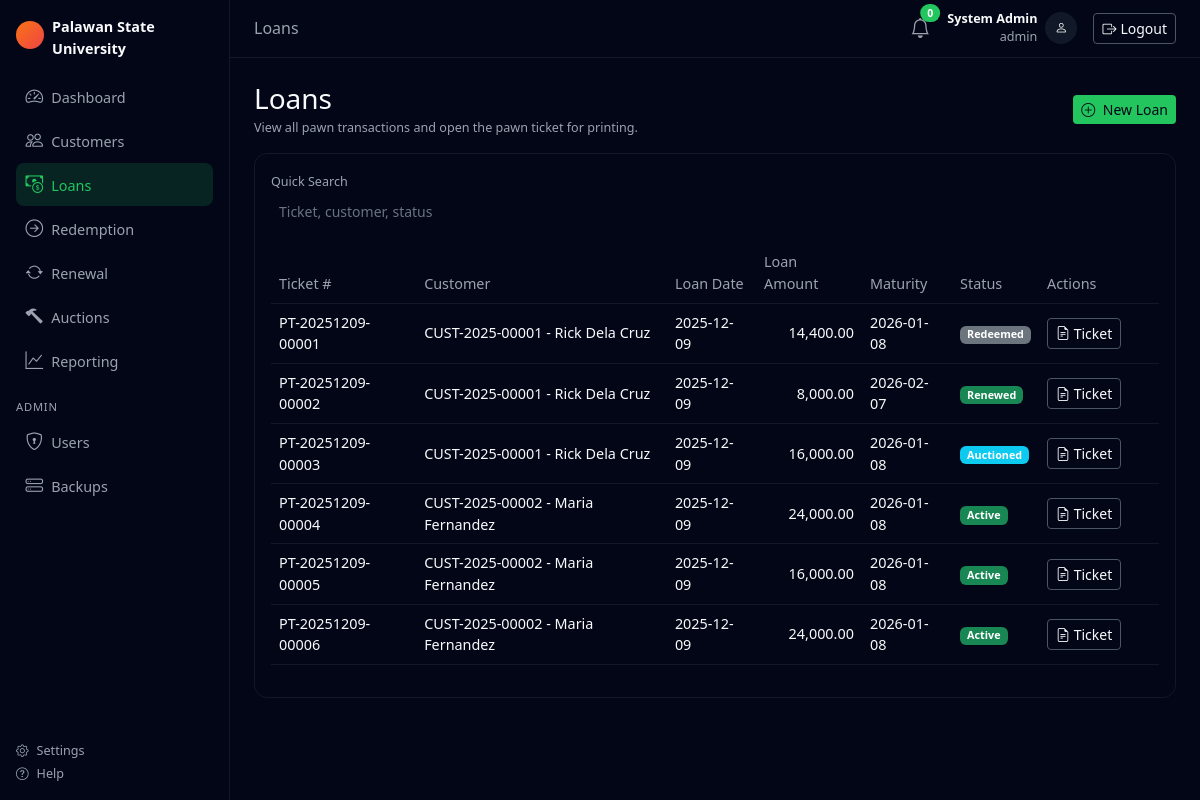
/public/pawns/list.php (signed in), run on the app's committed database.
### tables this page shows
CREATE TABLE `pawn_transactions` (
  `transaction_id` int(10) unsigned NOT NULL AUTO_INCREMENT,
  `pawn_ticket_number` varchar(30) NOT NULL,
  `customer_id` int(10) unsigned NOT NULL,
  `appraiser_id` int(10) unsigned NOT NULL,
  `transaction_date` date NOT NULL,
  `loan_amount` decimal(12,2) NOT NULL,
  `interest_rate` decimal(5,2) NOT NULL,
  `maturity_date` date NOT NULL,
  `grace_period_end` date NOT NULL,
  `status` enum('active','redeemed','renewed','expired','auctioned','sold','inventory') NOT NULL DEFAULT 'active',
  `created_at` datetime NOT NULL DEFAULT current_timestamp(),
  `updated_at` datetime NOT NULL DEFAULT current_timestamp() ON UPDATE current_timestamp(),
  PRIMARY KEY (`transaction_id`),
  UNIQUE KEY `pawn_ticket_number` (`pawn_ticket_number`),
  KEY `fk_pawn_appraiser` (`appraiser_id`),
  KEY `idx_pawn_customer` (`customer_id`),
  KEY `idx_pawn_status` (`status`),
  KEY `idx_pawn_maturity` (`maturity_date`),
  CONSTRAINT `fk_pawn_appraiser` FOREIGN KEY (`appraiser_id`) REFERENCES `users` (`user_id`),
  CONSTRAINT `fk_pawn_customer` FOREIGN KEY (`customer_id`) REFERENCES `customers` (`customer_id`)
);

### public/pawns/list.php (the view, shortened to what this page needs)
<?php
$pageTitle = 'Loans';
$db = (new Database())->getConnection();
$sql = "SELECT
            pt.transaction_id,
            pt.pawn_ticket_number,
            pt.transaction_date,
            pt.loan_amount,
            pt.maturity_date,
            pt.status,
            c.customer_code,
            CONCAT(c.first_name, ' ', c.last_name) AS customer_name
        FROM pawn_transactions pt
        JOIN customers c ON pt.customer_id = c.customer_id
        ORDER BY pt.transaction_date DESC";
$loans = $db->query($sql)->fetchAll();
require_once __DIR__ . '/../../includes/header.php';
require_once __DIR__ . '/../../includes/sidebar.php';
?>
<div class="d-flex justify-content-between align-items-center mb-3">
    <div>
        <h3 class="mb-0">Loans</h3>
        <small class="text-muted">
            View all pawn transactions and open the pawn ticket for printing.
        </small>
    </div>
    <a href="create.php" class="btn btn-teal btn-sm">
        <i class="bi bi-plus-circle me-1"></i> New Loan
    </a>
</div>
<div class="card">
    <div class="card-body">
        <div class="row mb-3">
            <div class="col-md-4">
                <label class="form-label small text-muted mb-1">Quick Search</label>
                <input id="loanSearch" type="text"
                       class="form-control form-control-sm bg-dark-2 border-0"
                       placeholder="Ticket, customer, status">
            </div>
        </div>
        <div class="table-responsive">
            <table class="table table-hover align-middle" id="loansTable" style="width:100%;">
                <thead>
                <tr>
                    <th>Ticket #</th>
                    <th>Customer</th>
                    <th>Loan Date</th>
                    <th>Loan Amount</th>
                    <th>Maturity</th>
                    <th>Status</th>
                    <th style="width: 120px;">Actions</th>
                </tr>
                </thead>
                <tbody>
                <?php foreach ($loans as $row): ?>
                    <tr>
                        <td><?php echo htmlspecialchars($row['pawn_ticket_number']); ?></td>
                        <td><?php echo htmlspecialchars($row['customer_code'] . ' - ' . $row['customer_name']); ?></td>
                        <td><?php echo htmlspecialchars($row['transaction_date']); ?></td>
                        <td class="text-end"><?php echo number_format($row['loan_amount'], 2); ?></td>
                        <td><?php echo htmlspecialchars($row['maturity_date']); ?></td>
                        <td>
                            <?php
                            $status = $row['status'];
                            $badge = 'secondary';
                            if ($status === 'active' || $status === 'renewed') $badge = 'success';
                            if ($status === 'auctioned') $badge = 'info';
                            if ($status === 'redeemed') $badge = 'secondary';
                            ?>
                            <span class="badge bg-<?php echo $badge; ?>">
                                <?php echo htmlspecialchars(ucfirst($status)); ?>
                            </span>
                        </td>
                        <td>
                            <a href="view.php?ticket=<?php echo urlencode($row['pawn_ticket_number']); ?>"
                               class="btn btn-outline-secondary btn-sm">
                                <i class="bi bi-file-earmark-text"></i> Ticket
                            </a>
                        </td>
                    </tr>
                <?php endforeach; ?>
                </tbody>
            </table>
        </div>
    </div>
</div>
<?php require_once __DIR__ . '/../../includes/footer.php'; ?>

### includes/header.php (shortened to what this page needs)
<!DOCTYPE html>
<html lang="en">
<head>
    <link href="https://cdn.jsdelivr.net/npm/bootstrap@5.3.3/dist/css/bootstrap.min.css" rel="stylesheet">
    <link href="https://cdn.datatables.net/1.13.8/css/dataTables.bootstrap5.min.css" rel="stylesheet">
    <link href="https://cdn.jsdelivr.net/npm/bootstrap-icons@1.11.3/font/bootstrap-icons.css" rel="stylesheet">
    <link rel="stylesheet" href="<?php echo BASE_URL; ?>/assets/css/custom.css">
</head>
<body class="bg-body-dark text-body-light">

### includes/sidebar.php
<?php
$current = $_SERVER['SCRIPT_NAME'] ?? '';
$role    = $_SESSION['role'] ?? '';
function is_active(string $needle, string $current): string {
    return str_contains($current, $needle) ? ' active' : '';
}
?>
<div class="app-shell d-flex">
    <aside class="app-sidebar d-flex flex-column">
        <div class="sidebar-header d-flex align-items-center mb-3">
            <div class="brand-icon me-2">
                <span class="brand-dot"></span>
            </div>
            <div class="brand-text fw-semibold">
                Palawan State University
            </div>
        </div>
        <nav class="nav flex-column sidebar-nav flex-grow-1">
            <a href="<?php echo BASE_URL; ?>/dashboard.php"
               class="nav-link<?php echo is_active('/dashboard.php', $current); ?>">
                <i class="bi bi-speedometer2 me-2"></i>Dashboard
            </a>
            <a href="<?php echo BASE_URL; ?>/customers/list.php"
               class="nav-link<?php echo is_active('/customers/', $current); ?>">
                <i class="bi bi-people me-2"></i>Customers
            </a>
            <a href="<?php echo BASE_URL; ?>/pawns/list.php"
               class="nav-link<?php echo is_active('/pawns/list.php', $current); ?>">
                <i class="bi bi-cash-coin me-2"></i>Loans
            </a>
            <?php if ($role !== 'appraiser'): ?>
                <a href="<?php echo BASE_URL; ?>/pawns/redeem.php"
                   class="nav-link<?php echo is_active('/pawns/redeem.php', $current); ?>">
                    <i class="bi bi-arrow-right-circle me-2"></i>Redemption
                </a>
                <a href="<?php echo BASE_URL; ?>/pawns/renew.php"
                   class="nav-link<?php echo is_active('/pawns/renew.php', $current); ?>">
                    <i class="bi bi-arrow-repeat me-2"></i>Renewal
                </a>
                <?php if (in_array($role, ['admin', 'cashier'], true)): ?>
                    <a href="<?php echo BASE_URL; ?>/auctions/list.php"
                       class="nav-link<?php echo is_active('/auctions/', $current); ?>">
                        <i class="bi bi-hammer me-2"></i>Auctions
                    </a>
                <?php endif; ?>
                <a href="<?php echo BASE_URL; ?>/reports/daily.php"
                   class="nav-link<?php echo is_active('/reports/', $current); ?>">
                    <i class="bi bi-graph-up me-2"></i>Reporting
                </a>
            <?php endif; ?>
            <?php if ($role === 'admin'): ?>
                <div class="sidebar-section-label mt-3 mb-1 text-uppercase small text-muted">
                    Admin
                </div>
                <a href="<?php echo BASE_URL; ?>/users/list.php"
                   class="nav-link<?php echo is_active('/users/', $current); ?>">
                    <i class="bi bi-shield-lock me-2"></i>Users
                </a>
                <a href="<?php echo BASE_URL; ?>/backups/manual_backup.php"
                   class="nav-link<?php echo is_active('/backups/', $current); ?>">
                    <i class="bi bi-hdd-stack me-2"></i>Backups
                </a>
            <?php endif; ?>
        </nav>
        <div class="mt-auto pt-3 sidebar-footer small text-muted">
            <a href="#" class="d-block text-muted mb-1">
                <i class="bi bi-gear me-2"></i>Settings
            </a>
            <a href="#" class="d-block text-muted">
                <i class="bi bi-question-circle me-2"></i>Help
            </a>
        </div>
    </aside>
    <div class="app-main flex-grow-1 d-flex flex-column">
        <header class="app-topbar d-flex align-items-center justify-content-between">
            <div class="topbar-left">
                <h6 class="mb-0 text-muted">
                    <?php
                    if (!empty($pageTitle)) {
                        echo htmlspecialchars($pageTitle);
                    } else {
                        $title = basename($current);
                        $title = str_replace('.php','',$title);
                        $title = str_replace('_',' ', $title);
                        echo ucfirst($title);
                    }
                    ?>
                </h6>
            </div>
            <div class="topbar-right d-flex align-items-center gap-3">
                <button type="button"
                        class="btn btn-link btn-sm text-muted position-relative p-0">
                    <i class="bi bi-bell fs-5"></i>
                    <span class="position-absolute top-0 start-100 translate-middle badge rounded-pill bg-accent small">
                        0
                    </span>
                </button>
                <div class="d-flex align-items-center small">
                    <div class="me-2 text-end">
                        <div class="fw-semibold">
                            <?php echo htmlspecialchars($_SESSION['full_name'] ?? ''); ?>
                        </div>
                        <div class="text-muted">
                            <?php echo htmlspecialchars($role); ?>
                        </div>
                    </div>
                    <div class="avatar-circle">
                        <i class="bi bi-person"></i>
                    </div>
                </div>
                <a href="<?php echo BASE_URL; ?>/logout.php"
                   class="btn btn-outline-secondary btn-sm">
                    <i class="bi bi-box-arrow-right me-1"></i>Logout
                </a>
            </div>
        </header>
        <main class="app-content p-3 p-md-4">

### includes/footer.php (shortened to what this page needs)
        </main>
    </div>
</div>
</body>
</html>

### public/assets/css/custom.css (style rules this page uses)
:root { --bg-main: #020617; --bg-sidebar: #020617; --bg-sidebar-hover: #111827; --bg-topbar: #020617; --bg-card: #020617; --text-light: #f9fafb; --text-muted: #9ca3af; --accent: #22c55e; --accent-soft: rgba(34, 197, 94, 0.15); }
body.bg-body-dark { background-color: var(--bg-main); color: var(--text-light); font-size: 0.9rem; }
body, .app-shell, .app-main, .app-content, .card, .table { color: var(--text-light); }
.text-muted, .small.text-muted { color: var(--text-muted) !important; }
.app-shell { min-height: 100vh; }
.app-sidebar { width: 230px; flex: 0 0 230px; background-color: var(--bg-sidebar); color: var(--text-light); padding: 1rem; border-right: 1px solid #111827; }
.sidebar-header .brand-icon .brand-dot { width: 28px; height: 28px; border-radius: 999px; background: linear-gradient(135deg, #f97316, #ef4444); display: inline-block; }
.sidebar-header .brand-text { font-size: 0.9rem; }
.sidebar-nav .nav-link { color: var(--text-muted); border-radius: 0.5rem; padding: 0.5rem 0.6rem; margin-bottom: 0.1rem; font-weight: 500; font-size: 0.9rem; }
.sidebar-nav .nav-link i { font-size: 1.1rem; }
.sidebar-nav .nav-link.active { background-color: var(--accent-soft); color: var(--accent); }
.sidebar-nav .nav-link.active i { color: var(--accent); }
.sidebar-section-label { font-size: 0.7rem; letter-spacing: 0.07em; }
.sidebar-footer a { text-decoration: none; }
.app-main { background-color: var(--bg-main); }
.app-topbar { background-color: var(--bg-topbar); border-bottom: 1px solid #111827; padding: 0.6rem 1.5rem; }
.avatar-circle { width: 32px; height: 32px; border-radius: 999px; background-color: #111827; display: flex; align-items: center; justify-content: center; color: var(--text-light); }
.bg-accent { background-color: var(--accent); }
.app-content { background-color: #020617; }
.card { background-color: var(--bg-card); border-radius: 0.8rem; border: 1px solid #111827; }
.bg-dark-2 { background-color: #020617 !important; }
.table { background-color: #020617; color: var(--text-light); border-color: #111827; }
.table thead th { background-color: #020617; border-bottom: 1px solid #111827; color: var(--text-muted); font-weight: 500; }
.table tbody tr, .table tbody tr td { background-color: #020617; color: var(--text-light); border-color: #111827; }
.form-control, .form-select { background-color: #020617; border: 1px solid #111827; color: var(--text-light) !important; }
.form-control::placeholder { color: #6b7280; }
.form-label { color: var(--text-muted); }
.btn-teal { background-color: var(--accent); color: #020617; border: none; }
.btn-outline-secondary { border-color: #4b5563; color: var(--text-light); }

### data on the page
pawn_transactions: pawn_ticket_number "PT-20251209-00001", customer_name "CUST-2025-00001 - Rick Dela Cruz", transaction_date "2025-12-09", loan_amount "14,400.00", maturity_date "2026-01-08", status "Redeemed"
pawn_transactions: pawn_ticket_number "PT-20251209-00002", customer_name "CUST-2025-00001 - Rick Dela Cruz", transaction_date "2025-12-09", loan_amount "8,000.00", maturity_date "2026-02-07", status "Renewed"
pawn_transactions: pawn_ticket_number "PT-20251209-00003", customer_name "CUST-2025-00001 - Rick Dela Cruz", transaction_date "2025-12-09", loan_amount "16,000.00", maturity_date "2026-01-08", status "Auctioned"
pawn_transactions: pawn_ticket_number "PT-20251209-00004", customer_name "CUST-2025-00002 - Maria Fernandez", transaction_date "2025-12-09", loan_amount "24,000.00", maturity_date "2026-01-08", status "Active"
pawn_transactions: pawn_ticket_number "PT-20251209-00005", customer_name "CUST-2025-00002 - Maria Fernandez", transaction_date "2025-12-09", loan_amount "16,000.00", maturity_date "2026-01-08", status "Active"
pawn_transactions: pawn_ticket_number "PT-20251209-00006", customer_name "CUST-2025-00002 - Maria Fernandez", transaction_date "2025-12-09", loan_amount "24,000.00", maturity_date "2026-01-08", status "Active"

### other printed values
$pageTitle "Loans"
$_SESSION['full_name'] "System Admin"
$role "admin"
